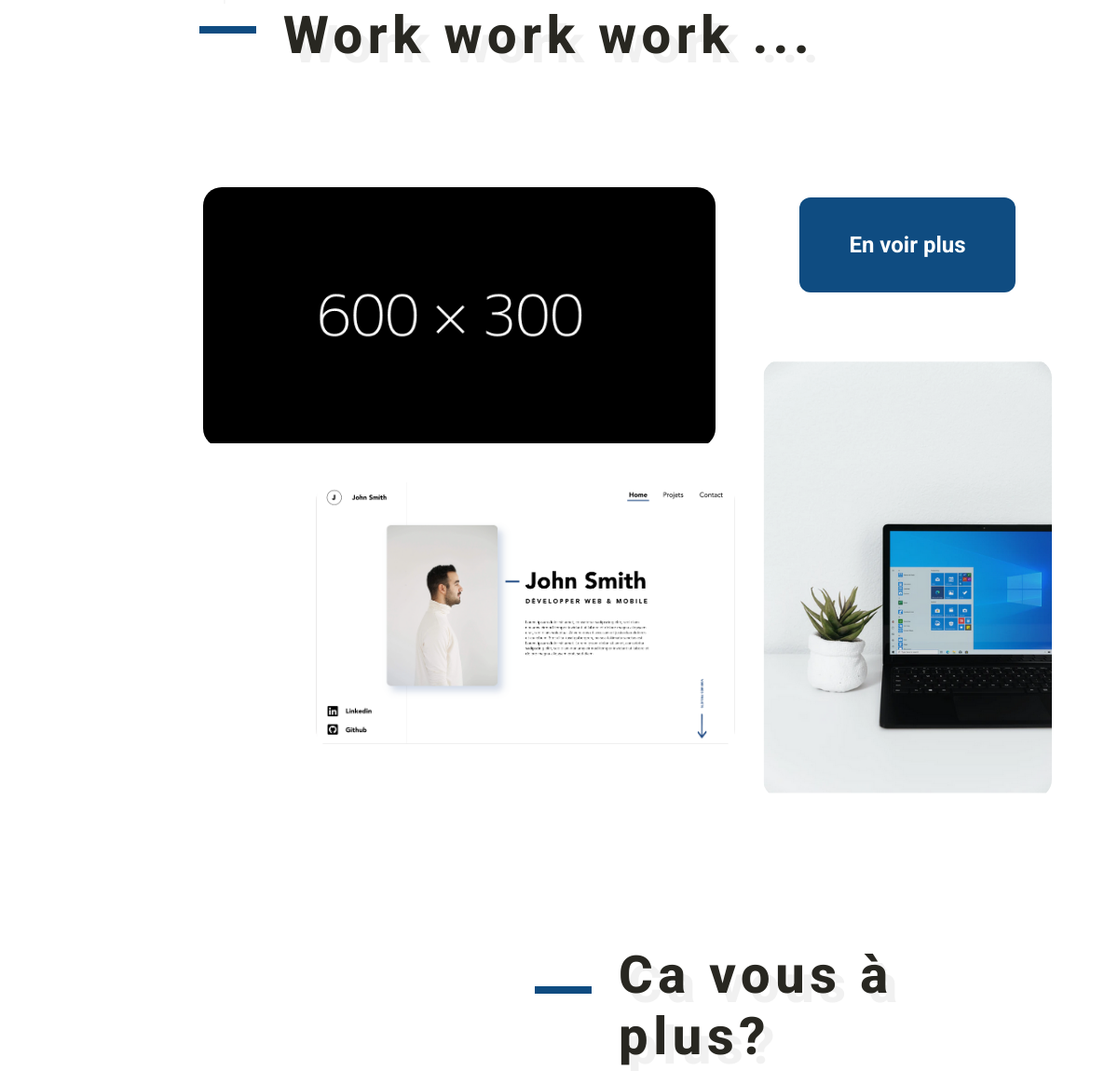
Before: / (middle part) with the older database file.
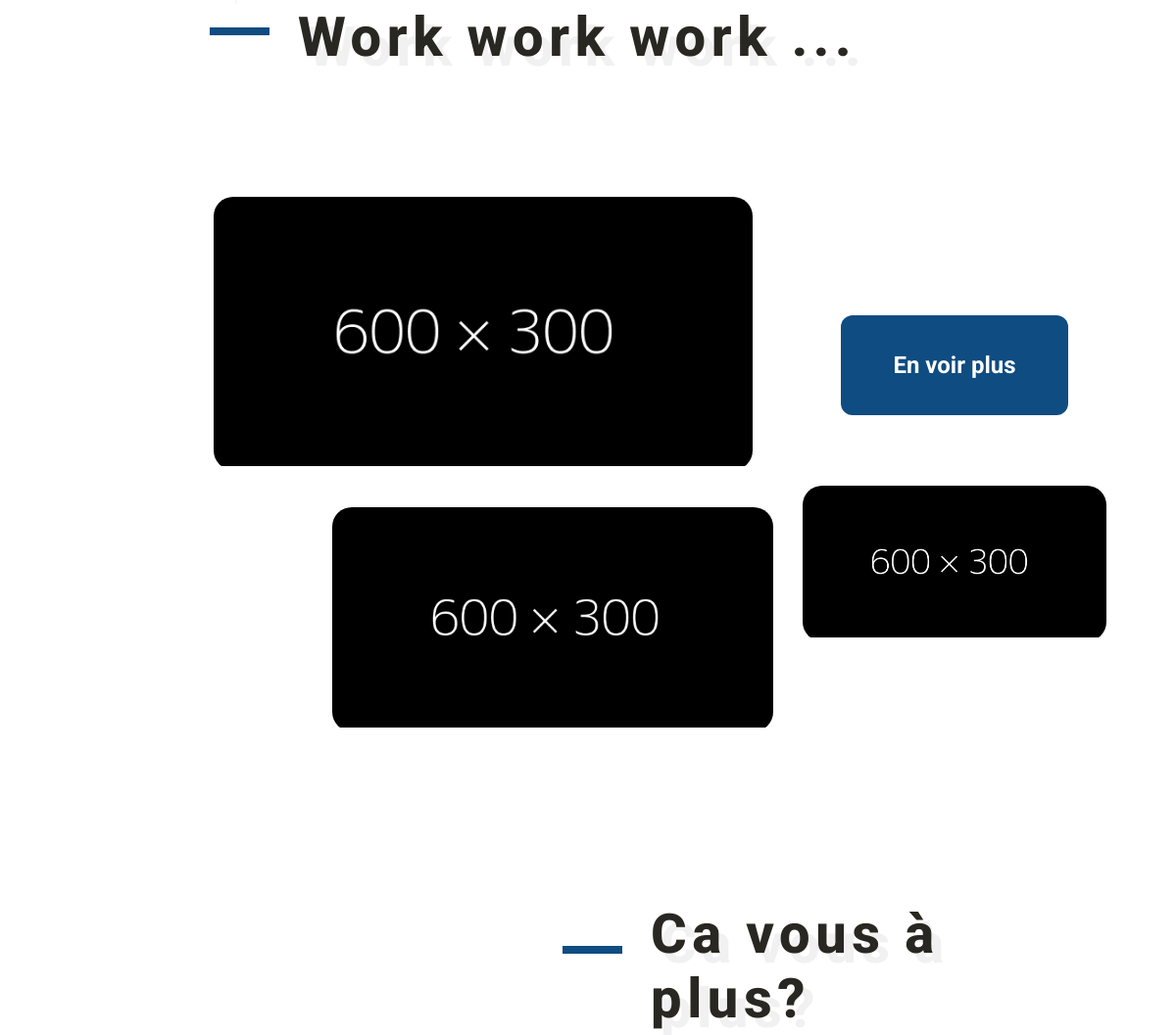
After: the same page with the newer database file.
### projects/models.py (models this page shows, shortened)
class Project(models.Model):
    user = models.ForeignKey(settings.AUTH_USER_MODEL, on_delete=models.CASCADE, null=True)
    title = models.CharField(max_length=255)
    sub_title = models.CharField(max_length=255, blank=True)
    excerpt = models.TextField(null=True, blank=True)
    description = models.TextField()
    image = models.ImageField(upload_to='img')
    repo_url = models.CharField(max_length=255)
    website_url = models.CharField(max_length=255, blank=True)
    pub_date = models.DateTimeField('date published')
    favoris = models.BooleanField(null=True)
    technology = models.ManyToManyField(Technology)

### projects/views.py (the view)
# urls.py: path('', index, name='home'),
def index(request):
    project1 = Project.objects.filter(favoris=True)[0]
    project2 = Project.objects.filter(favoris=True)[1]
    project3 = Project.objects.filter(favoris=True)[2]
    return render(request, "projects/index.html", {'project1': project1,
                                                   'project2': project2,
                                                   'project3': project3})

### projects/templates/projects/index.html (shortened to what this page needs)
{% extends 'projects/base.html' %}
{% block content %}
{% load static %}
    <section><br>
        <div class="titles title_work"
             data-aos="fade-right"
             data-aos-duration="1000"
             data-aos-easing="ease-in-sine">
            <hr class="project"/>
            <div class="title_h2">
                <h2>Work work work ...</h2>
            </div>
        </div>
        <div class="projets_all">
            <div class="box">
                <div class="box1">
                    <div class="projet projet1 image">
                        <a href="{% url 'details' project1.id %}" >
                            <img  src="{{project1.image.url}}" alt="">
                        </a>
                    </div>
                    <div class="projet projet2 image">
                        <a href="{% url 'details' project2.id %}" >
                        <img  src="{{project2.image.url}}" alt="">
                        </a>
                    </div>
                </div>
                <div class="box2">
                    <a href="{% url 'projects' %}">
                        <div class="all_project">
                            <p>En voir plus </p>
                        </div>
                    </a>
                    <div class="projet projet3 image">
                        <a href="{% url 'details' project3.id %}" >
                        <img  src="{{project3.image.url}}" alt="">
                        </a>
                        </div>
                    </div>
                </div>
            </div>
    </section>
<section>
    <div class="titles title-contact"
        data-aos="fade-left"
        data-aos-duration="1000"
        data-aos-easing="ease-in-sine">
        <hr class=""/>
        <div class="title_h2">
            <h2>Ca vous à plus?</h2>
        </div>
    </div>
</section>
{% endblock %}

### projects/templates/projects/base.html (shortened to what this page needs)
<!DOCTYPE html>
<html lang="fr">
<head>
    {% load static %}
    <link rel="stylesheet" type="text/css" href="{% static 'projects/dist/main.css' %}">
    <link rel="stylesheet" href="https://cdnjs.cloudflare.com/ajax/libs/animate.css/4.1.1/animate.min.css"/>
    <link href="https://unpkg.com/aos@2.3.1/dist/aos.css" rel="stylesheet">
</head>
<body>
    <main>
        <div class="container">
            {% block content %}{% endblock %}
        </div>
    </main>
</body>
</html>

Changed rows visible on the page:
changed Project (number 2 of 3 on the later page): image: a different picture
changed Project (number 3 of 3 on the later page): image: a different picture
